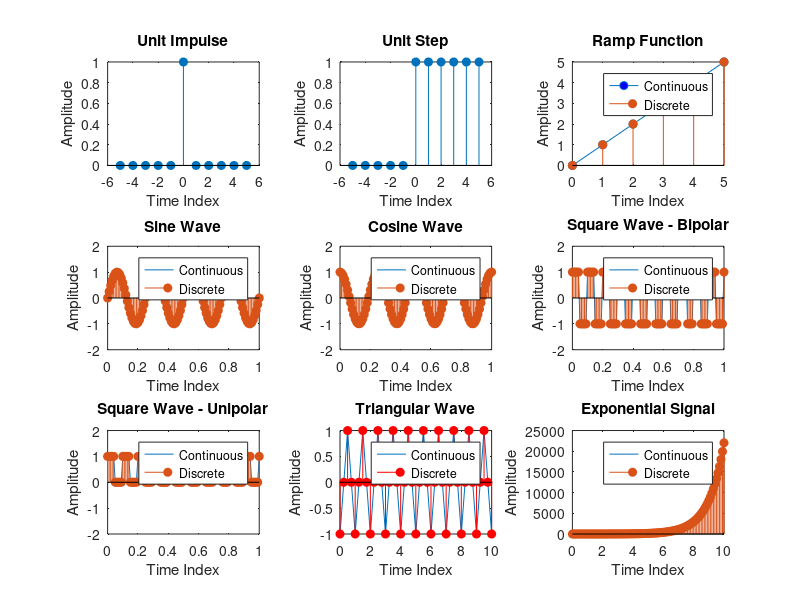

This chart was generated by the following MATLAB code:
clc;
clear all;
close all;

% Time vectors
t = -5:1:5;  % For discrete plots of unit impulse and step
t3 = 0:1:5;  % For discrete ramp
t4 = 0:0.01:1;  % For continuous sine and cosine
t6 = 0:0.01:1;  % For continuous square waves
t8 = 0:0.25:50;  % For continuous triangular wave
t9 = 0:0.1:10;  % For continuous exponential signal

% Unit Impulse
y1 = [zeros(1, 5), ones(1, 1), zeros(1, 5)];
subplot(3, 3, 1);
stem(t, y1, 'filled'); % Discrete plot
xlabel('Time Index');
ylabel('Amplitude');
title('Unit Impulse');

% Unit Step
y2 = [zeros(1, 5), ones(1, 6)];
subplot(3, 3, 2);
stem(t, y2, 'filled'); % Discrete plot
xlabel('Time Index');
ylabel('Amplitude');
title('Unit Step');

% Ramp Function
y3 = t3;
subplot(3, 3, 3);
plot(t3, y3, 'o-', 'MarkerFaceColor', 'b'); % Continuous and discrete plot
hold on;
stem(t3, y3, 'filled'); % Discrete plot
hold off;
xlabel('Time Index');
ylabel('Amplitude');
title('Ramp Function');
legend('Continuous', 'Discrete');

% Sine Wave
f4 = 4;
subplot(3, 3, 4);
plot(t4, sin(2 * pi * f4 * t4)); % Continuous plot
hold on;
stem(t4, sin(2 * pi * f4 * t4),  'filled'); % Discrete plot
hold off;
axis([0 1 -2 2]);
xlabel('Time Index');
ylabel('Amplitude');
title('Sine Wave');
legend('Continuous', 'Discrete');

% Cosine Wave
subplot(3, 3, 5);
plot(t4, cos(2 * pi * f4 * t4)); % Continuous plot
hold on;
stem(t4, cos(2 * pi * f4 * t4), 'filled'); % Discrete plot
hold off;
axis([0 1 -2 2]);
xlabel('Time Index');
ylabel('Amplitude');
title('Cosine Wave');
legend('Continuous', 'Discrete');

% Square Wave - Bipolar
f6 = 10;
subplot(3, 3, 6);
plot(t6, square(2 * pi * f6 * t6)); % Continuous plot
hold on;
stem(t6, square(2 * pi * f6 * t6), 'filled'); % Discrete plot
hold off;
axis([0 1 -2 2]);
xlabel('Time Index');
ylabel('Amplitude');
title('Square Wave - Bipolar');
legend('Continuous', 'Discrete');

% Square Wave - Unipolar
subplot(3, 3, 7);
plot(t6, sqrt(square(2 * pi * f6 * t6))); % Continuous plot
hold on;
stem(t6, sqrt(square(2 * pi * f6 * t6)), 'filled'); % Discrete plot
hold off;
axis([0 1 -2 2]);
xlabel('Time Index');
ylabel('Amplitude');
title('Square Wave - Unipolar');
legend('Continuous', 'Discrete');

% Triangular Wave
f8 = 5;
subplot(3, 3, 8);
plot(t8, sawtooth(2 * pi * f8 * t8, 0.5)); % Continuous triangular wave
hold on;
stem(t8, sawtooth(2 * pi * f8 * t8, 0.5), 'r', 'filled'); % Discrete plot
hold off;
axis([0 10 -1 1]);
xlabel('Time Index');
ylabel('Amplitude');
title('Triangular Wave');
legend('Continuous', 'Discrete');

% Exponential Signal
y9 = exp(t9);
subplot(3, 3, 9);
plot(t9, y9); % Continuous plot
hold on;
stem(t9, y9, 'filled'); % Discrete plot
hold off;
xlabel('Time Index');
ylabel('Amplitude');
title('Exponential Signal');
legend('Continuous', 'Discrete');
%simulation of basic test signsls done;
